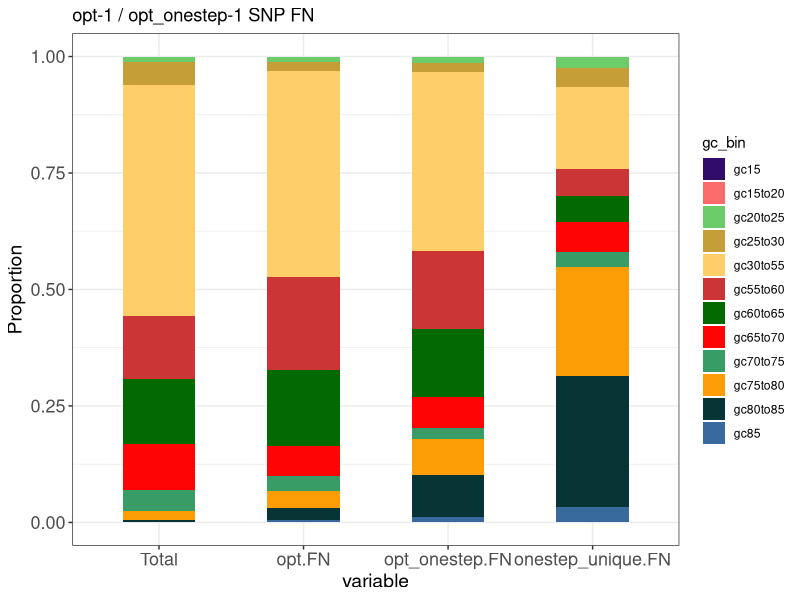

The R script that drew this image: (Note: this script raises an error after producing the figure.)
require(ggplot2)
require(reshape2)
require(dplyr)
COLORS<- c("#310B68","#FC6B6B","#6BCC69","#C59E37","#FECE68","#CB3535","#036903","#FE0405","#389C66","#FC9D05",
"#073435","#386A9D","#FF9A9B","#CD0438","#04CC06","#060436","#    D2686B","#373599","#37CD05","#D29BD1")
df <- read.table('snp.opt-1.barplot.txt',sep="\t",header = T)
df2 <- melt(df, id=c("gc_bin"))
text <- df2 %>% group_by(variable) %>% summarize(total = sum(value))     ## total number of each varable
p <- ggplot(df2) + geom_bar(aes(x=variable,y=value,fill=gc_bin),position = "fill",stat="identity",width=0.5) +scale_fill_manual(values =COLORS)+theme_bw()
p <- p + theme(axis.text =element_text(size=13), axis.title = element_text(size=14)) + ylab("Proportion") + ggtitle('opt-1 / opt_onestep-1 SNP FN')
p <- p + geom_text(aes(variable, c(1,1,1,1), label = total),size=4, data = tt,vjust = -0.3) ## add text on the top of the bars
p
